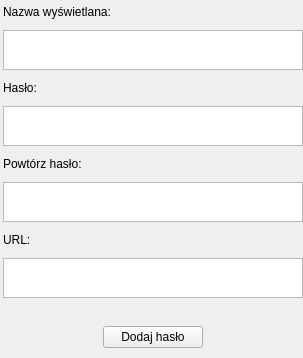
<?xml version="1.0" encoding="UTF-8"?>
<ui version="4.0">
 <class>addPassword</class>
 <widget class="QWidget" name="addPassword">
  <property name="geometry">
   <rect>
    <x>0</x>
    <y>0</y>
    <width>303</width>
    <height>358</height>
   </rect>
  </property>
  <property name="minimumSize">
   <size>
    <width>303</width>
    <height>358</height>
   </size>
  </property>
  <property name="maximumSize">
   <size>
    <width>303</width>
    <height>358</height>
   </size>
  </property>
  <property name="windowTitle">
   <string>Form</string>
  </property>
  <widget class="QWidget" name="gridLayoutWidget">
   <property name="geometry">
    <rect>
     <x>0</x>
     <y>0</y>
     <width>307</width>
     <height>356</height>
    </rect>
   </property>
   <layout class="QGridLayout" name="gridLayout">
    <item row="9" column="0">
     <layout class="QHBoxLayout" name="horizontalLayout">
      <item>
       <spacer name="verticalSpacer">
        <property name="orientation">
         <enum>Qt::Orientation::Vertical</enum>
        </property>
        <property name="sizeType">
         <enum>QSizePolicy::Policy::Fixed</enum>
        </property>
        <property name="sizeHint" stdset="0">
         <size>
          <width>100</width>
          <height>20</height>
         </size>
        </property>
       </spacer>
      </item>
      <item>
       <widget class="QPushButton" name="pushButton">
        <property name="sizePolicy">
         <sizepolicy hsizetype="Fixed" vsizetype="Fixed">
          <horstretch>0</horstretch>
          <verstretch>0</verstretch>
         </sizepolicy>
        </property>
        <property name="maximumSize">
         <size>
          <width>100</width>
          <height>30</height>
         </size>
        </property>
        <property name="text">
         <string>Dodaj hasło</string>
        </property>
       </widget>
      </item>
      <item>
       <spacer name="verticalSpacer_4">
        <property name="orientation">
         <enum>Qt::Orientation::Vertical</enum>
        </property>
        <property name="sizeType">
         <enum>QSizePolicy::Policy::Fixed</enum>
        </property>
        <property name="sizeHint" stdset="0">
         <size>
          <width>100</width>
          <height>20</height>
         </size>
        </property>
       </spacer>
      </item>
     </layout>
    </item>
    <item row="0" column="0">
     <widget class="QLabel" name="label">
      <property name="sizePolicy">
       <sizepolicy hsizetype="Fixed" vsizetype="Fixed">
        <horstretch>0</horstretch>
        <verstretch>0</verstretch>
       </sizepolicy>
      </property>
      <property name="minimumSize">
       <size>
        <width>300</width>
        <height>20</height>
       </size>
      </property>
      <property name="maximumSize">
       <size>
        <width>300</width>
        <height>20</height>
       </size>
      </property>
      <property name="text">
       <string>Nazwa wyświetlana:</string>
      </property>
     </widget>
    </item>
    <item row="8" column="0">
     <spacer name="horizontalSpacer">
      <property name="orientation">
       <enum>Qt::Orientation::Horizontal</enum>
      </property>
      <property name="sizeType">
       <enum>QSizePolicy::Policy::Fixed</enum>
      </property>
      <property name="sizeHint" stdset="0">
       <size>
        <width>300</width>
        <height>20</height>
       </size>
      </property>
     </spacer>
    </item>
    <item row="2" column="0">
     <widget class="QLabel" name="label_2">
      <property name="sizePolicy">
       <sizepolicy hsizetype="Fixed" vsizetype="Fixed">
        <horstretch>0</horstretch>
        <verstretch>0</verstretch>
       </sizepolicy>
      </property>
      <property name="minimumSize">
       <size>
        <width>300</width>
        <height>20</height>
       </size>
      </property>
      <property name="maximumSize">
       <size>
        <width>300</width>
        <height>20</height>
       </size>
      </property>
      <property name="text">
       <string>Hasło:</string>
      </property>
     </widget>
    </item>
    <item row="5" column="0">
     <widget class="QTextEdit" name="textEdit_3">
      <property name="sizePolicy">
       <sizepolicy hsizetype="Fixed" vsizetype="Fixed">
        <horstretch>0</horstretch>
        <verstretch>0</verstretch>
       </sizepolicy>
      </property>
      <property name="minimumSize">
       <size>
        <width>300</width>
        <height>40</height>
       </size>
      </property>
      <property name="maximumSize">
       <size>
        <width>300</width>
        <height>40</height>
       </size>
      </property>
     </widget>
    </item>
    <item row="1" column="0">
     <widget class="QTextEdit" name="textEdit">
      <property name="sizePolicy">
       <sizepolicy hsizetype="Fixed" vsizetype="Fixed">
        <horstretch>0</horstretch>
        <verstretch>0</verstretch>
       </sizepolicy>
      </property>
      <property name="minimumSize">
       <size>
        <width>300</width>
        <height>40</height>
       </size>
      </property>
      <property name="maximumSize">
       <size>
        <width>300</width>
        <height>40</height>
       </size>
      </property>
     </widget>
    </item>
    <item row="7" column="0">
     <widget class="QTextEdit" name="textEdit_4">
      <property name="sizePolicy">
       <sizepolicy hsizetype="Fixed" vsizetype="Fixed">
        <horstretch>0</horstretch>
        <verstretch>0</verstretch>
       </sizepolicy>
      </property>
      <property name="minimumSize">
       <size>
        <width>300</width>
        <height>40</height>
       </size>
      </property>
      <property name="maximumSize">
       <size>
        <width>300</width>
        <height>40</height>
       </size>
      </property>
     </widget>
    </item>
    <item row="3" column="0">
     <widget class="QTextEdit" name="textEdit_2">
      <property name="sizePolicy">
       <sizepolicy hsizetype="Fixed" vsizetype="Fixed">
        <horstretch>0</horstretch>
        <verstretch>0</verstretch>
       </sizepolicy>
      </property>
      <property name="minimumSize">
       <size>
        <width>300</width>
        <height>40</height>
       </size>
      </property>
      <property name="maximumSize">
       <size>
        <width>300</width>
        <height>40</height>
       </size>
      </property>
     </widget>
    </item>
    <item row="4" column="0">
     <widget class="QLabel" name="label_3">
      <property name="sizePolicy">
       <sizepolicy hsizetype="Fixed" vsizetype="Fixed">
        <horstretch>0</horstretch>
        <verstretch>0</verstretch>
       </sizepolicy>
      </property>
      <property name="minimumSize">
       <size>
        <width>300</width>
        <height>20</height>
       </size>
      </property>
      <property name="maximumSize">
       <size>
        <width>300</width>
        <height>20</height>
       </size>
      </property>
      <property name="text">
       <string>Powtórz hasło:</string>
      </property>
     </widget>
    </item>
    <item row="6" column="0">
     <widget class="QLabel" name="label_4">
      <property name="sizePolicy">
       <sizepolicy hsizetype="Fixed" vsizetype="Fixed">
        <horstretch>0</horstretch>
        <verstretch>0</verstretch>
       </sizepolicy>
      </property>
      <property name="minimumSize">
       <size>
        <width>300</width>
        <height>20</height>
       </size>
      </property>
      <property name="maximumSize">
       <size>
        <width>300</width>
        <height>20</height>
       </size>
      </property>
      <property name="text">
       <string>URL:</string>
      </property>
     </widget>
    </item>
   </layout>
  </widget>
 </widget>
 <resources/>
 <connections/>
</ui>
